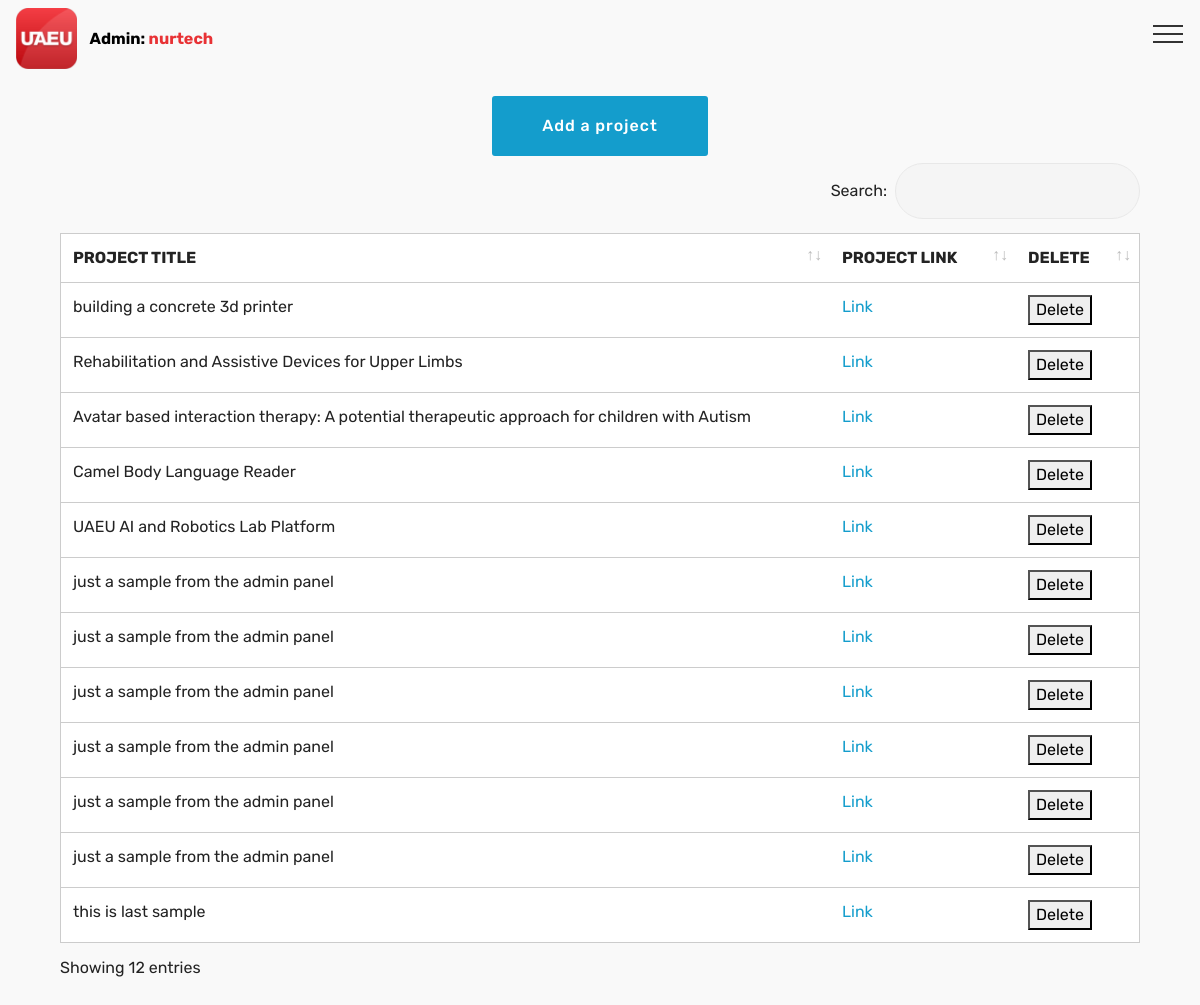
Page /prototype/en/controlpanel/projects.php (signed in) on the committed database.
### tables this page shows
CREATE TABLE `projects` (
  `id` int(250) NOT NULL,
  `projectname` varchar(250) NOT NULL,
  `title` varchar(250) NOT NULL,
  `shortdesc` varchar(250) NOT NULL,
  `imageext` varchar(250) NOT NULL
);

### prototype/en/controlpanel/projects.php (the view, shortened to what this page needs)
<!DOCTYPE html>
<html  >
<head>
  <link rel="stylesheet" href="assets/bootstrap/css/bootstrap.min.css">
  <link rel="stylesheet" href="assets/bootstrap/css/bootstrap-grid.min.css">
  <link rel="stylesheet" href="assets/bootstrap/css/bootstrap-reboot.min.css">
  <link rel="stylesheet" href="assets/tether/tether.min.css">
  <link rel="stylesheet" href="assets/dropdown/css/style.css">
  <link rel="stylesheet" href="assets/datatables/data-tables.bootstrap4.min.css">
  <link rel="stylesheet" href="assets/theme/css/style.css">
  <link rel="preload" as="style" href="assets/mobirise/css/mbr-additional.css"><link rel="stylesheet" href="assets/mobirise/css/mbr-additional.css" type="text/css">
</head>
<body>
  <section class="menu cid-rSknZJrHWX" once="menu" id="menu2-0">
    <nav class="navbar navbar-expand beta-menu navbar-dropdown align-items-center navbar-fixed-top collapsed bg-color transparent">
        <button class="navbar-toggler navbar-toggler-right" type="button" data-toggle="collapse" data-target="#navbarSupportedContent" aria-controls="navbarSupportedContent" aria-expanded="false" aria-label="Toggle navigation">
            <div class="hamburger">
                <span></span>
                <span></span>
                <span></span>
            </div>
        </button>
        <div class="menu-logo">
            <div class="navbar-brand">
                <span class="navbar-logo">
                    <a href="../controlpanel">
                        <img src="assets/images/water-source-pipe-drop-drink-plumbing-tap-piping-v3-gesture-512-1-128x128-128x128.png" alt="UAEU" style="height: 3.8rem;">
                    </a>
                </span>
                <span class="navbar-caption-wrap"><a class="navbar-caption text-black display-4" href="../controlpanel">Admin: <font color="#e83235"><?php echo $_SESSION['adminid']; ?></font></a></span>
            </div>
        </div>
    </nav>
</section>
<section class="engine"><a href="https://mobirise.info/w">html5 templates</a></section><section class="section-table cid-rWopdr2RAg" id="table1-l">
  <div class="container container-table">
      <div align = "center">
	  <button onclick="window.location.href= 'addproject.php'" class="btn btn-primary" id="confirm-purchase">Add a project</b></button>
	  </div>
      <div class="table-wrapper">
        <div class="container scroll">
          <table class="table isSearch" cellspacing="0">
            <thead>
              <tr class="table-heads ">
              <th class="head-item mbr-fonts-style display-7">
                      PROJECT TITLE</th><th class="head-item mbr-fonts-style display-7">
                      PROJECT LINK</th><th class="head-item mbr-fonts-style display-7">
                      DELETE</th></tr>
            </thead>
            <tbody>
<?php
include("../config.php");
$sql = "select * from projects";
$result = mysqli_query($conn, $sql);
if (mysqli_num_rows($result) > 0) {
    while($row = mysqli_fetch_assoc($result)) {
		echo "<tr><td class='body-item mbr-fonts-style display-7'>"; echo $row['title'];
		echo "</td><td class='body-item mbr-fonts-style display-7'>"; ?>
		<?php
		$mylink = "http://www.nur-tech.net/masters/masters/en/projects/".$row['projectname'];
		echo "<a target='_blank' href='$mylink'>Link</a>";?>
		<?php
		echo "</td><td class='body-item mbr-fonts-style display-7'>";
		?>
			<form action="deleteproject.php" method="get">
			<input type="submit" value="Delete">
			</form>
		<?php
		echo "</td></tr>";
}}
?>
			  </tbody>
          </table>
        </div>
      </div>
    </div>
</section>
</body>
</html>

### prototype/en/controlpanel/assets/dropdown/css/style.css (style rules this page uses)
.navbar-dropdown { left: 0; padding: 0; position: absolute; right: 0; top: 0; transition: all 0.45s ease; z-index: 1030; background: #282828; }
.navbar-dropdown .navbar-logo { margin-right: 0.8rem; transition: margin 0.3s ease-in-out; vertical-align: middle; }
.navbar-dropdown .navbar-logo img { height: 3.125rem; transition: all 0.3s ease-in-out; }
.navbar-dropdown .navbar-caption { font-weight: 700; white-space: normal; vertical-align: -4px; line-height: 3.125rem !important; }
.navbar-dropdown .navbar-caption, .navbar-dropdown .navbar-caption:hover { color: inherit; text-decoration: none; }
.navbar-dropdown.navbar-fixed-top { position: fixed; }
.navbar-dropdown .navbar-brand span { vertical-align: -4px; }
.navbar-dropdown.bg-color.transparent { background: none; }

### prototype/en/controlpanel/assets/mobirise/css/mbr-additional.css (style rules this page uses)
body { font-family: Rubik; }
.display-4 { font-family: 'Rubik', sans-serif; font-size: 1rem; font-display: swap; }
.display-7 { font-family: 'Rubik', sans-serif; font-size: 1rem; font-display: swap; }
.btn { padding: 1rem 3rem; border-radius: 3px; }
.btn-primary, .btn-primary:active { background-color: #149dcc !important; border-color: #149dcc !important; color: #ffffff !important; }
.text-black { color: #000000 !important; }
a, a:hover { color: #149dcc; }
.cid-rSknZJrHWX .navbar { background: #ffffff; transition: none; min-height: 77px; padding: .5rem 0; }
.cid-rSknZJrHWX a { font-style: normal; }
.cid-rSknZJrHWX .menu-logo { margin-right: auto; }
.cid-rSknZJrHWX .menu-logo .navbar-brand { display: flex; margin-left: 5rem; padding: 0; transition: padding .2s; min-height: 3.8rem; -webkit-align-items: center; align-items: center; }
.cid-rSknZJrHWX .menu-logo .navbar-brand .navbar-caption-wrap { display: flex; -webkit-align-items: center; align-items: center; word-break: break-word; min-width: 7rem; margin: .3rem 0; }
.cid-rSknZJrHWX .menu-logo .navbar-brand .navbar-caption-wrap .navbar-caption { line-height: 1.2rem !important; padding-right: 2rem; }
.cid-rSknZJrHWX .menu-logo .navbar-brand .navbar-logo { font-size: 4rem; transition: font-size 0.25s; }
.cid-rSknZJrHWX .menu-logo .navbar-brand .navbar-logo img { display: flex; }
.cid-rSknZJrHWX .menu-logo .navbar-brand .navbar-logo a { display: inline-flex; }
.cid-rSknZJrHWX button.navbar-toggler { width: 31px; height: 18px; cursor: pointer; transition: all .2s; top: 1.5rem; right: 1rem; }
.cid-rSknZJrHWX button.navbar-toggler .hamburger span { position: absolute; right: 0; width: 30px; height: 2px; border-right: 5px; background-color: #333333; }
.cid-rSknZJrHWX button.navbar-toggler .hamburger span:nth-child(1) { top: 0; transition: all .2s; }
.cid-rSknZJrHWX button.navbar-toggler .hamburger span:nth-child(3) { top: 8px; transition: all .15s; }
.cid-rSknZJrHWX button.navbar-toggler .hamburger span:nth-child(4) { top: 16px; transition: all .2s; }
.cid-rSknZJrHWX .collapsed.navbar-expand { flex-direction: column; -webkit-flex-direction: column; }
.cid-rSknZJrHWX .collapsed button.navbar-toggler { display: block; }
.cid-rSknZJrHWX .collapsed .navbar-brand { margin-left: 1rem !important; }
@media (min-width: 767px) { .cid-rSknZJrHWX .menu-logo { flex-shrink: 0; -webkit-flex-shrink: 0; } }
.cid-rWopdr2RAg { padding-top: 90px; padding-bottom: 90px; background-color: #f9f9f9; }
.cid-rWopdr2RAg .container-table { margin: 0 auto; }
.cid-rWopdr2RAg .dataTables_wrapper .table { overflow-x: auto; }
.cid-rWopdr2RAg table { width: 100% !important; margin-top: 6px; border: 1px solid #cccccc; margin-bottom: 0; }
.cid-rWopdr2RAg table th { border-top: none; transition: all .2s; border-bottom: none; }
.cid-rWopdr2RAg table td { border-top: 1px solid #cccccc; }
.cid-rWopdr2RAg table.table { background: #ffffff; }

### rows in the picture
projects: title "building a concrete 3d printer"
projects: title "Rehabilitation and Assistive Devices for Upper Limbs"
projects: title "Avatar based interaction therapy: A potential therapeutic approach for children with Autism"
projects: title "Camel Body Language Reader"
projects: title "UAEU AI and Robotics Lab Platform"
projects: title "just a sample from the admin panel"
projects: title "just a sample from the admin panel"
projects: title "just a sample from the admin panel"
projects: title "just a sample from the admin panel"
projects: title "just a sample from the admin panel"
projects: title "just a sample from the admin panel"
projects: title "this is last sample"

### other values in the picture
$_SESSION['adminid'] "nurtech"
